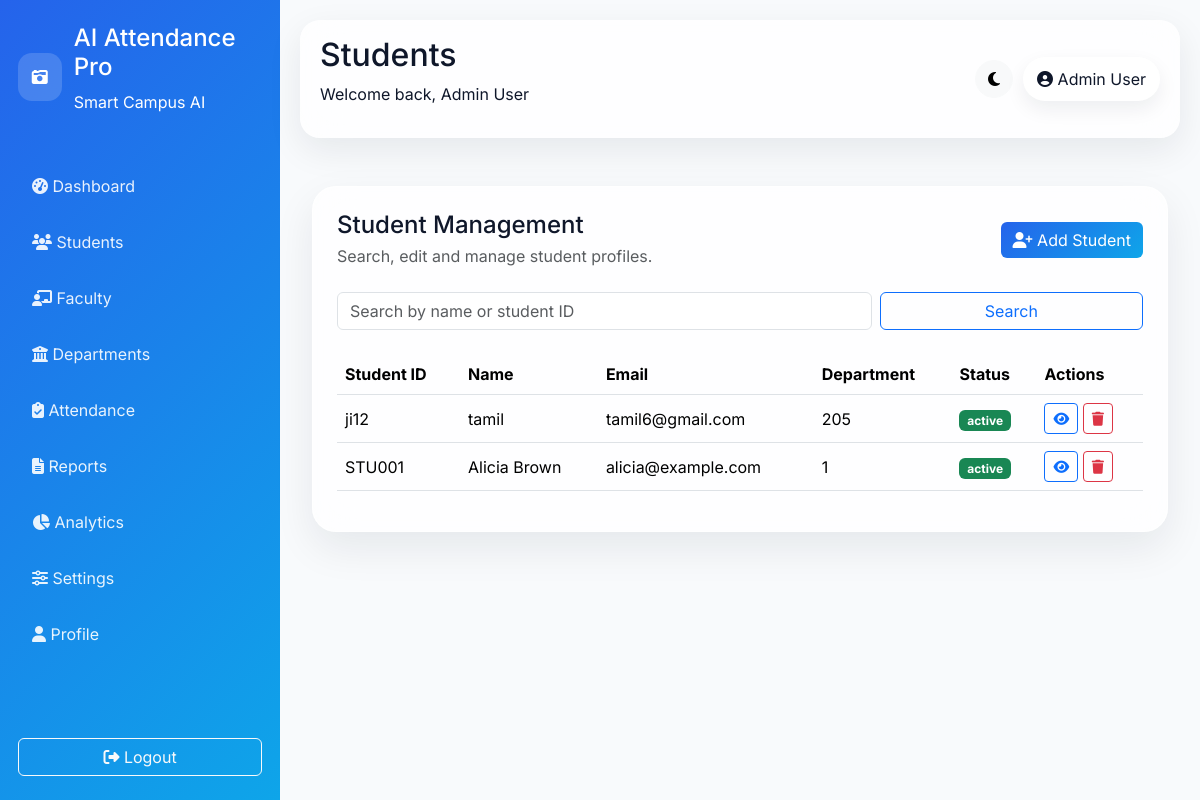
/students (signed in), run on the app's committed database.
### models/__init__.py (models this page shows, shortened)
class User(db.Model):
    id = db.Column(db.Integer, primary_key=True)
    full_name = db.Column(db.String(120), nullable=False)
    email = db.Column(db.String(120), unique=True, nullable=False)
    password_hash = db.Column(db.String(255), nullable=False)
    role = db.Column(db.String(20), default='admin')
    created_at = db.Column(db.DateTime, default=db.func.now())

class Student(db.Model):
    id = db.Column(db.Integer, primary_key=True)
    student_id = db.Column(db.String(50), unique=True, nullable=False)
    full_name = db.Column(db.String(120), nullable=False)
    email = db.Column(db.String(120), nullable=True)
    phone = db.Column(db.String(20), nullable=True)
    department_id = db.Column(db.Integer, db.ForeignKey('department.id'))
    course_id = db.Column(db.Integer, db.ForeignKey('course.id'))
    year = db.Column(db.String(20), nullable=True)
    status = db.Column(db.String(20), default='active')
    photo_path = db.Column(db.String(255), nullable=True)

### app.py (the view)
@app.route('/students')
@login_required
def students():
    search_term = request.args.get('q', '').strip()
    page = max(request.args.get('page', 1, type=int), 1)
    query = Student.query
    if search_term:
        query = query.filter(Student.full_name.ilike(f'%{search_term}%') | Student.student_id.ilike(f'%{search_term}%'))
    pagination = query.order_by(Student.id.desc()).paginate(page=page, per_page=8, error_out=False)
    departments = Department.query.all()
    return render_template('students.html', students=pagination, departments=departments, search_term=search_term)

### app.py (called while the page is built)
@login_manager.user_loader
def load_user(user_id):
    return User.query.get(int(user_id))

@app.context_processor
def inject_globals():
    return {'site_name': 'AI Attendance Pro', 'now': datetime.utcnow()}

### templates/students.html (shortened to what this page needs)
{% extends 'base.html' %}
{% block page_title %}Students{% endblock %}
{% block content %}
<div class="glass-card p-4">
    <div class="d-flex justify-content-between align-items-center mb-4">
        <div>
            <h4 class="mb-1">Student Management</h4>
            <p class="text-muted mb-0">Search, edit and manage student profiles.</p>
        </div>
        <button class="btn btn-primary" data-bs-toggle="modal" data-bs-target="#addStudentModal"><i class="fa-solid fa-user-plus"></i> Add Student</button>
    </div>
    <form method="get" class="row g-2 mb-4">
        <div class="col-md-8"><input class="form-control" name="q" placeholder="Search by name or student ID" value="{{ search_term }}"></div>
        <div class="col-md-4"><button class="btn btn-outline-primary w-100">Search</button></div>
    </form>
    <div class="table-responsive">
        <table class="table table-hover align-middle">
            <thead><tr><th>Student ID</th><th>Name</th><th>Email</th><th>Department</th><th>Status</th><th>Actions</th></tr></thead>
            <tbody>
                {% for student in students.items %}
                <tr>
                    <td>{{ student.student_id }}</td>
                    <td>{{ student.full_name }}</td>
                    <td>{{ student.email }}</td>
                    <td>{{ student.department_id }}</td>
                    <td><span class="badge text-bg-success">{{ student.status }}</span></td>
                    <td>
                        <a href="{{ url_for('student_profile', student_id=student.id) }}" class="btn btn-sm btn-outline-primary"><i class="fa-solid fa-eye"></i></a>
                        <a href="{{ url_for('delete_student', student_id=student.id) }}" class="btn btn-sm btn-outline-danger"><i class="fa-solid fa-trash"></i></a>
                    </td>
                </tr>
                {% else %}
                <tr><td colspan="6" class="text-center text-muted">No students found.</td></tr>
                {% endfor %}
            </tbody>
        </table>
    </div>
</div>
{% endblock %}

### templates/base.html (shortened to what this page needs)
<!doctype html>
<html lang="en" class="h-100">
<head>
    <link href="https://cdn.jsdelivr.net/npm/bootstrap@5.3.3/dist/css/bootstrap.min.css" rel="stylesheet">
    <link href="https://cdnjs.cloudflare.com/ajax/libs/font-awesome/6.5.2/css/all.min.css" rel="stylesheet">
    <link href="https://cdnjs.cloudflare.com/ajax/libs/animate.css/4.1.1/animate.min.css" rel="stylesheet">
    <link rel="stylesheet" href="{{ url_for('static', filename='css/style.css') }}">
</head>
<body class="bg-soft" data-theme="light">
    <div class="page-wrapper">
        {% if current_user.is_authenticated %}
        <aside class="sidebar">
            <div class="brand">
                <div class="brand-icon"><i class="fa-solid fa-camera-retro"></i></div>
                <div>
                    <h4>{{ site_name }}</h4>
                    <p>Smart Campus AI</p>
                </div>
            </div>
            <nav class="nav-links">
                <a href="{{ url_for('dashboard') }}"><i class="fa-solid fa-gauge-high"></i> Dashboard</a>
                <a href="{{ url_for('students') }}"><i class="fa-solid fa-users"></i> Students</a>
                <a href="{{ url_for('faculty') }}"><i class="fa-solid fa-chalkboard-teacher"></i> Faculty</a>
                <a href="{{ url_for('departments') }}"><i class="fa-solid fa-building-columns"></i> Departments</a>
                <a href="{{ url_for('attendance') }}"><i class="fa-solid fa-clipboard-check"></i> Attendance</a>
                <a href="{{ url_for('reports') }}"><i class="fa-solid fa-file-lines"></i> Reports</a>
                <a href="{{ url_for('analytics') }}"><i class="fa-solid fa-chart-pie"></i> Analytics</a>
                <a href="{{ url_for('settings') }}"><i class="fa-solid fa-sliders"></i> Settings</a>
                <a href="{{ url_for('profile') }}"><i class="fa-solid fa-user"></i> Profile</a>
            </nav>
            <div class="sidebar-footer">
                <a href="{{ url_for('logout') }}" class="btn btn-outline-light w-100"><i class="fa-solid fa-right-from-bracket"></i> Logout</a>
            </div>
        </aside>
        {% endif %}
        <main class="main-content">
            {% if current_user.is_authenticated %}
            <header class="topbar">
                <div>
                    <h2>{% block page_title %}Dashboard{% endblock %}</h2>
                    <p>Welcome back, {{ current_user.full_name }}</p>
                </div>
                <div class="topbar-actions">
                    <button class="btn btn-light rounded-pill theme-toggle" type="button" aria-label="Toggle theme"><i class="fa-solid fa-moon"></i></button>
                    <a href="{{ url_for('profile') }}" class="user-pill"><i class="fa-solid fa-user-circle"></i> {{ current_user.full_name }}</a>
                </div>
            </header>
            {% endif %}
            <div class="container-fluid py-4">
                {% block content %}{% endblock %}
            </div>
        </main>
    </div>
</body>
</html>

### static/css/style.css (style rules this page uses)
:root { --primary: #2563EB; --secondary: #0EA5E9; --success: #10B981; --danger: #EF4444; --warning: #F59E0B; --bg: #F8FAFC; --text: #0f172a; --card: rgba(255,255,255,0.78); --border: rgba(255,255,255,0.6); }
* { box-sizing: border-box; }
body { font-family: 'Inter', sans-serif; background: linear-gradient(135deg, #eef5ff, #f8fbff); color: var(--text); }
.bg-soft { background: var(--bg); }
.page-wrapper { display: flex; min-height: 100vh; }
.sidebar { width: 280px; background: linear-gradient(135deg, var(--primary), var(--secondary)); color: white; padding: 24px 18px; display: flex; flex-direction: column; }
.brand { display: flex; align-items: center; gap: 12px; margin-bottom: 32px; }
.brand-icon { width: 48px; height: 48px; border-radius: 14px; display: grid; place-items: center; background: rgba(255,255,255,0.16); color: white; }
.nav-links { display: flex; flex-direction: column; gap: 8px; }
.nav-links a { color: rgba(255,255,255,0.9); text-decoration: none; padding: 12px 14px; border-radius: 12px; transition: .2s ease; }
.sidebar-footer { margin-top: auto; padding-top: 16px; }
.main-content { flex: 1; padding: 20px; }
.topbar { display: flex; justify-content: space-between; align-items: center; margin-bottom: 24px; padding: 16px 20px; border-radius: 20px; background: var(--card); backdrop-filter: blur(20px); box-shadow: 0 12px 35px rgba(15,23,42,0.08); }
.topbar-actions { display: flex; gap: 10px; align-items: center; }
.user-pill { background: white; padding: 10px 14px; border-radius: 999px; text-decoration: none; color: var(--text); box-shadow: 0 8px 20px rgba(15,23,42,0.07); }
.glass-card { background: var(--card); border: 1px solid var(--border); border-radius: 24px; box-shadow: 0 16px 40px rgba(15,23,42,0.08); backdrop-filter: blur(20px); }
.btn-primary { background: linear-gradient(135deg,var(--primary),var(--secondary)); border: none; }
.table { --bs-table-bg: transparent; }

### data on the page
User: full_name "Admin User"
Student: student_id "ji12", full_name "tamil", email "tamil6@gmail.com", department_id "205", status "active"
Student: student_id "STU001", full_name "Alicia Brown", email "alicia@example.com", department_id "1", status "active"

### other printed values
{{ site_name }} "AI Attendance Pro"
